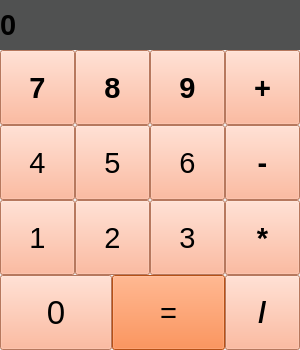
<?xml version="1.0" encoding="UTF-8"?>
<ui version="4.0">
 <class>MainWindow</class>
 <widget class="QMainWindow" name="MainWindow">
  <property name="geometry">
   <rect>
    <x>0</x>
    <y>0</y>
    <width>300</width>
    <height>350</height>
   </rect>
  </property>
  <property name="font">
   <font>
    <pointsize>14</pointsize>
   </font>
  </property>
  <property name="windowTitle">
   <string>Калькулятор</string>
  </property>
  <widget class="QWidget" name="centralwidget">
   <widget class="QLabel" name="result">
    <property name="geometry">
     <rect>
      <x>0</x>
      <y>0</y>
      <width>350</width>
      <height>50</height>
     </rect>
    </property>
    <property name="font">
     <font>
      <pointsize>22</pointsize>
      <bold>true</bold>
      <kerning>true</kerning>
     </font>
    </property>
    <property name="styleSheet">
     <string notr="true">background-color: rgb(80, 81, 81);</string>
    </property>
    <property name="text">
     <string>0</string>
    </property>
    <property name="margin">
     <number>20</number>
    </property>
   </widget>
   <widget class="QPushButton" name="btn_equal">
    <property name="geometry">
     <rect>
      <x>112</x>
      <y>275</y>
      <width>113</width>
      <height>75</height>
     </rect>
    </property>
    <property name="font">
     <font>
      <pointsize>22</pointsize>
     </font>
    </property>
    <property name="styleSheet">
     <string notr="true">background-color: rgb(255, 113, 32);</string>
    </property>
    <property name="text">
     <string>=</string>
    </property>
   </widget>
   <widget class="QPushButton" name="btn_0">
    <property name="geometry">
     <rect>
      <x>0</x>
      <y>275</y>
      <width>112</width>
      <height>75</height>
     </rect>
    </property>
    <property name="font">
     <font>
      <pointsize>25</pointsize>
      <kerning>true</kerning>
     </font>
    </property>
    <property name="styleSheet">
     <string notr="true">background-color: rgb(255, 168, 131);</string>
    </property>
    <property name="text">
     <string>0</string>
    </property>
   </widget>
   <widget class="QPushButton" name="btn_4">
    <property name="geometry">
     <rect>
      <x>0</x>
      <y>125</y>
      <width>75</width>
      <height>75</height>
     </rect>
    </property>
    <property name="font">
     <font>
      <pointsize>22</pointsize>
      <kerning>true</kerning>
     </font>
    </property>
    <property name="styleSheet">
     <string notr="true">background-color: rgb(255, 168, 131);</string>
    </property>
    <property name="text">
     <string>4</string>
    </property>
   </widget>
   <widget class="QPushButton" name="btn_5">
    <property name="geometry">
     <rect>
      <x>75</x>
      <y>125</y>
      <width>75</width>
      <height>75</height>
     </rect>
    </property>
    <property name="font">
     <font>
      <pointsize>22</pointsize>
      <kerning>true</kerning>
     </font>
    </property>
    <property name="styleSheet">
     <string notr="true">background-color: rgb(255, 168, 131);</string>
    </property>
    <property name="text">
     <string>5</string>
    </property>
   </widget>
   <widget class="QPushButton" name="btn_6">
    <property name="geometry">
     <rect>
      <x>150</x>
      <y>125</y>
      <width>75</width>
      <height>75</height>
     </rect>
    </property>
    <property name="font">
     <font>
      <pointsize>22</pointsize>
      <kerning>true</kerning>
     </font>
    </property>
    <property name="styleSheet">
     <string notr="true">background-color: rgb(255, 168, 131);</string>
    </property>
    <property name="text">
     <string>6</string>
    </property>
   </widget>
   <widget class="QPushButton" name="btn_8">
    <property name="geometry">
     <rect>
      <x>150</x>
      <y>50</y>
      <width>75</width>
      <height>75</height>
     </rect>
    </property>
    <property name="font">
     <font>
      <pointsize>22</pointsize>
      <bold>true</bold>
      <kerning>true</kerning>
     </font>
    </property>
    <property name="styleSheet">
     <string notr="true">background-color: rgb(255, 168, 131);</string>
    </property>
    <property name="text">
     <string>9</string>
    </property>
   </widget>
   <widget class="QPushButton" name="btn_9">
    <property name="geometry">
     <rect>
      <x>75</x>
      <y>50</y>
      <width>75</width>
      <height>75</height>
     </rect>
    </property>
    <property name="font">
     <font>
      <pointsize>22</pointsize>
      <bold>true</bold>
      <kerning>true</kerning>
     </font>
    </property>
    <property name="styleSheet">
     <string notr="true">background-color: rgb(255, 168, 131);</string>
    </property>
    <property name="text">
     <string>8</string>
    </property>
   </widget>
   <widget class="QPushButton" name="btn_7">
    <property name="geometry">
     <rect>
      <x>0</x>
      <y>50</y>
      <width>75</width>
      <height>75</height>
     </rect>
    </property>
    <property name="font">
     <font>
      <pointsize>22</pointsize>
      <bold>true</bold>
      <kerning>true</kerning>
     </font>
    </property>
    <property name="styleSheet">
     <string notr="true">background-color: rgb(255, 168, 131);</string>
    </property>
    <property name="text">
     <string>7</string>
    </property>
   </widget>
   <widget class="QPushButton" name="btn_3">
    <property name="geometry">
     <rect>
      <x>150</x>
      <y>200</y>
      <width>75</width>
      <height>75</height>
     </rect>
    </property>
    <property name="font">
     <font>
      <pointsize>22</pointsize>
      <kerning>true</kerning>
     </font>
    </property>
    <property name="styleSheet">
     <string notr="true">background-color: rgb(255, 168, 131);</string>
    </property>
    <property name="text">
     <string>3</string>
    </property>
   </widget>
   <widget class="QPushButton" name="btn_2">
    <property name="geometry">
     <rect>
      <x>75</x>
      <y>200</y>
      <width>75</width>
      <height>75</height>
     </rect>
    </property>
    <property name="font">
     <font>
      <pointsize>22</pointsize>
      <kerning>true</kerning>
     </font>
    </property>
    <property name="styleSheet">
     <string notr="true">background-color: rgb(255, 168, 131);</string>
    </property>
    <property name="text">
     <string>2</string>
    </property>
   </widget>
   <widget class="QPushButton" name="btn_1">
    <property name="geometry">
     <rect>
      <x>0</x>
      <y>200</y>
      <width>75</width>
      <height>75</height>
     </rect>
    </property>
    <property name="font">
     <font>
      <pointsize>22</pointsize>
      <kerning>true</kerning>
     </font>
    </property>
    <property name="styleSheet">
     <string notr="true">background-color: rgb(255, 168, 131);</string>
    </property>
    <property name="text">
     <string>1</string>
    </property>
   </widget>
   <widget class="QPushButton" name="btn_plus">
    <property name="geometry">
     <rect>
      <x>225</x>
      <y>50</y>
      <width>75</width>
      <height>75</height>
     </rect>
    </property>
    <property name="font">
     <font>
      <pointsize>22</pointsize>
      <bold>true</bold>
      <kerning>true</kerning>
     </font>
    </property>
    <property name="styleSheet">
     <string notr="true">background-color: rgb(255, 168, 131);</string>
    </property>
    <property name="text">
     <string>+</string>
    </property>
   </widget>
   <widget class="QPushButton" name="btn_minus">
    <property name="geometry">
     <rect>
      <x>225</x>
      <y>125</y>
      <width>75</width>
      <height>75</height>
     </rect>
    </property>
    <property name="font">
     <font>
      <pointsize>22</pointsize>
      <bold>true</bold>
      <kerning>true</kerning>
     </font>
    </property>
    <property name="styleSheet">
     <string notr="true">background-color: rgb(255, 168, 131);</string>
    </property>
    <property name="text">
     <string>-</string>
    </property>
   </widget>
   <widget class="QPushButton" name="btn_mult">
    <property name="geometry">
     <rect>
      <x>225</x>
      <y>200</y>
      <width>75</width>
      <height>75</height>
     </rect>
    </property>
    <property name="font">
     <font>
      <pointsize>22</pointsize>
      <bold>true</bold>
      <kerning>true</kerning>
     </font>
    </property>
    <property name="styleSheet">
     <string notr="true">background-color: rgb(255, 168, 131);</string>
    </property>
    <property name="text">
     <string>*</string>
    </property>
   </widget>
   <widget class="QPushButton" name="btn_div">
    <property name="geometry">
     <rect>
      <x>225</x>
      <y>275</y>
      <width>75</width>
      <height>75</height>
     </rect>
    </property>
    <property name="font">
     <font>
      <pointsize>22</pointsize>
      <bold>true</bold>
      <kerning>true</kerning>
     </font>
    </property>
    <property name="styleSheet">
     <string notr="true">background-color: rgb(255, 168, 131);</string>
    </property>
    <property name="text">
     <string>/</string>
    </property>
   </widget>
  </widget>
 </widget>
 <resources/>
 <connections/>
</ui>
